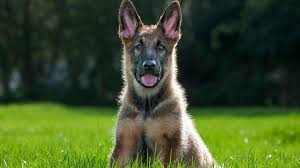
#> input picture YüzTanıma/OpenCV/Nesneler/Kopek1.jpg, 300 x 168 px, given in place of the camera
$ python n10.py
#> lines starting #> are read from the running program, lines starting #| are printed output that depends on the picture; after the words box and inside, x2 and y2 are one past the last pixel; in counts of white or black regions, pixels touching at a corner belong together
import cv2
import numpy

# Open the webcam (0 is the default camera ID; adjust if needed)
cap = cv2.VideoCapture(0)

if not cap.isOpened():
    print("Webcam açılamadı!")
    exit()

while True:
    ret, goruntu = cap.read()
#> goruntu is the input picture: shape (168, 300, 3); mean B, G, R 41.3, 81, 63.4
    if not ret:
        print("Görüntü alınamadı!")
        break

    # Convert to grayscale
    goruntu_gray = cv2.cvtColor(goruntu, cv2.COLOR_BGR2GRAY)
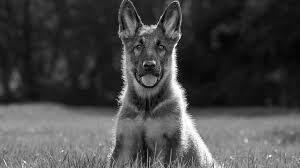
#> goruntu_gray: shape (168, 300); min 0, max 255, mean 71.2

    # Apply Gaussian Blur
    bulanik = cv2.GaussianBlur(goruntu_gray, (5, 5), 0)
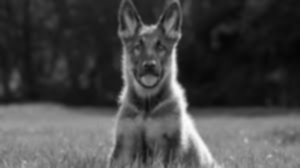
#> bulanik: shape (168, 300); min 5, max 252, mean 71.2

    # Detect edges using Canny
    kenar = cv2.Canny(bulanik, 40, 150)
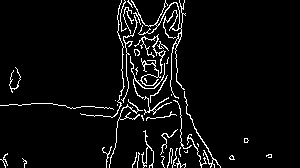
#> kenar: shape (168, 300); 5.2% white in thin lines or dots

    # Detect circles using HoughCircles
    daireler = cv2.HoughCircles(kenar, cv2.HOUGH_GRADIENT, dp=1, minDist=5, maxRadius=250)
#> daireler = None

    if daireler is not None:
        daireler = numpy.round(daireler[0]).astype(int)
        for (x, y, r) in daireler:
            # Draw detected circles
            cv2.circle(goruntu, (x, y), r, (0, 255, 0), 5)
            cv2.circle(goruntu, (x, y), 2, (0, 0, 255), 10)

    # Display the result
    cv2.imshow("Sonuc", goruntu)

    # Exit on pressing 'q'
    if cv2.waitKey(1) & 0xFF == ord('q'):
#> (key q is pressed here)
        break

# Release resources
cap.release()
cv2.destroyAllWindows()

$ run again, on YüzTanıma/OpenCV/Nesneler/Kopek2.jpg
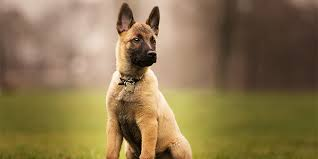
#> input picture YüzTanıma/OpenCV/Nesneler/Kopek2.jpg, 318 x 159 px, given in place of the camera
#> goruntu is the input picture: shape (159, 318, 3); mean B, G, R 78.8, 117.2, 138.4
#> `goruntu_gray = cv2.cvtColor(goruntu, cv2.COLOR_BGR2GRAY)`:
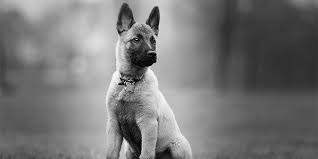
#> goruntu_gray: shape (159, 318); min 2, max 251, mean 119.2
#> `kenar = cv2.Canny(bulanik, 40, 150)`:
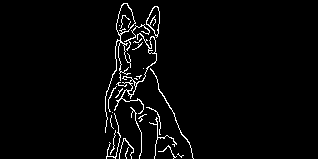
#> kenar: shape (159, 318); 3% white in thin lines or dots, all inside (x1, y1, x2, y2) = (105, 3, 194, 159)
#> daireler = None

$ run again, on YüzTanıma/OpenCV/Nesneler/Kopek3.jpg
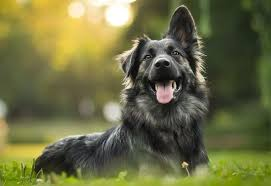
#> input picture YüzTanıma/OpenCV/Nesneler/Kopek3.jpg, 271 x 186 px, given in place of the camera
#> goruntu is the input picture: shape (186, 271, 3); mean B, G, R 66.4, 108.4, 107.6
#> `bulanik = cv2.GaussianBlur(goruntu_gray, (5, 5), 0)`:
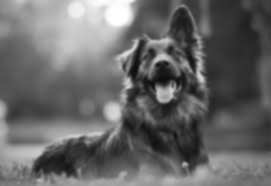
#> bulanik: shape (186, 271); min 13, max 255, mean 103.4
#> `kenar = cv2.Canny(bulanik, 40, 150)`:
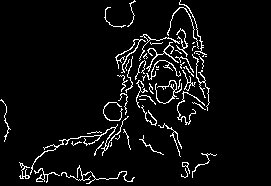
#> kenar: shape (186, 271); 5.5% white in thin lines or dots, all inside (x1, y1, x2, y2) = (0, 0, 217, 184)
#> daireler = None
